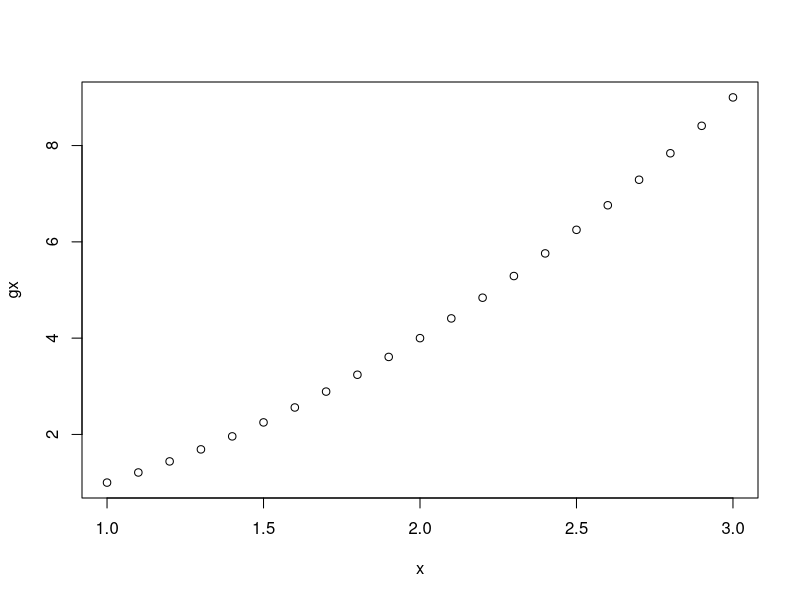
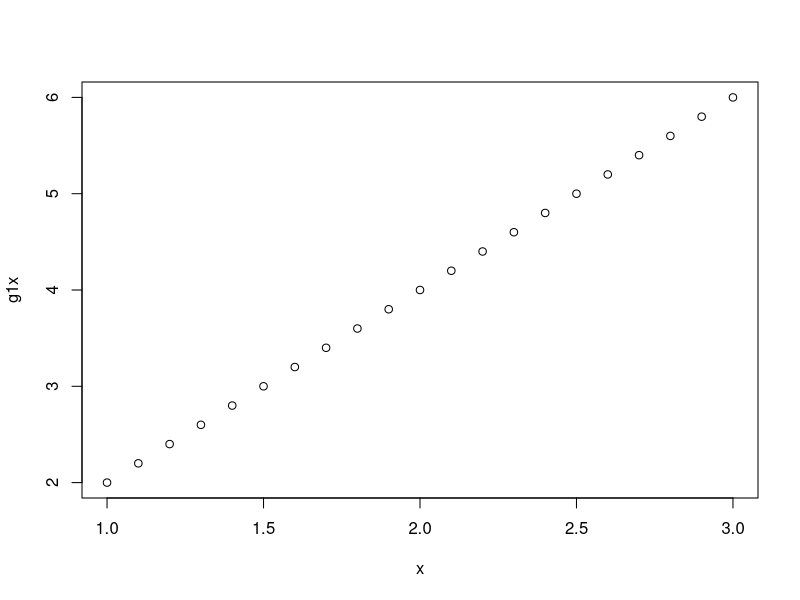
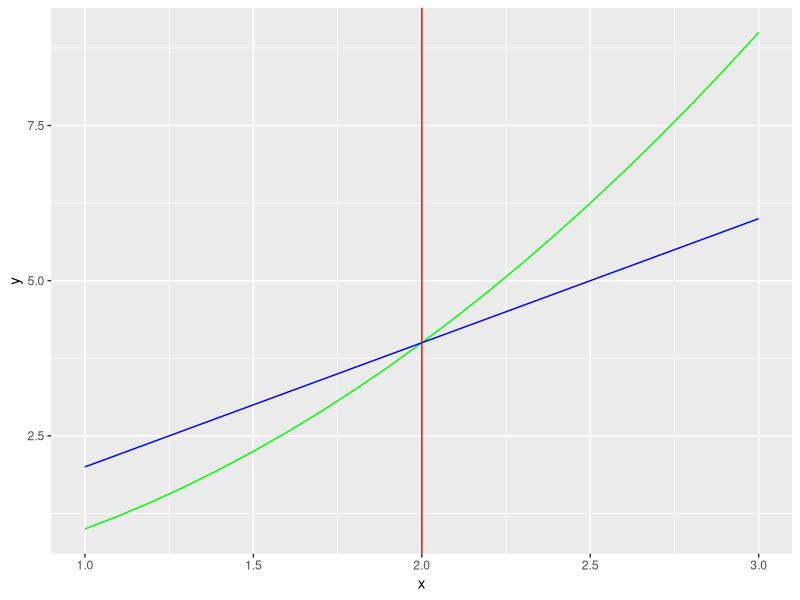

These charts were generated, in order, by the following R code:
# UNIVERSIDAD NACIONAL AUTÓNOMA DE MÉXICO
# Facultad de Economía
# Matemáticas I 2020-1
# Profesor: Arturo Mérida Monroy
# Adjunto: Cesar Hernández
# PRÁCTICA : Derivadas en R


f<-expression(x^2+3*x)
f1<-D(f,"x")
f1

library(Deriv)

g<-function(x) x^2
g1<-Deriv(g)
g1

x<-seq(1,3,0.1)

gx<-g(x)
gx
g1x<-g1(x)
g1x

plot(x,gx)
plot(x,g1x)

g2<-Deriv(g1)
g2

g2x<-g2(x)
g2x

library(ggplot2)
library(dplyr)

df<-data.frame(x,gx,g1x)

df%>%ggplot() + 
  geom_line(data = df, aes(x = x, y = gx), color= "green") + 
  geom_line(data = df, aes(x = x, y = g1x), color = "blue") +
  xlab("x") +
  ylab("y") + 
  geom_vline(xintercept = g2x, color= "red")
